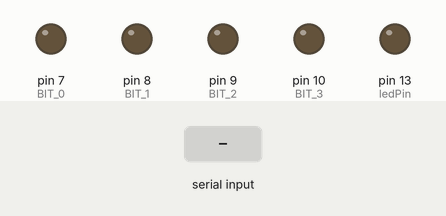
This sketch was run on a simulated Arduino Uno, built with avr-gcc and run on an emulated ATmega328P. On the bench: output pins drawn as LEDs (lit = HIGH). The test bench sets the inputs (shaded band). What the sketch prints to the serial monitor is not drawn.

Above: at 1.2 s.
1.3 s: "90,45\n" received over the second serial link
At 1.7 s:
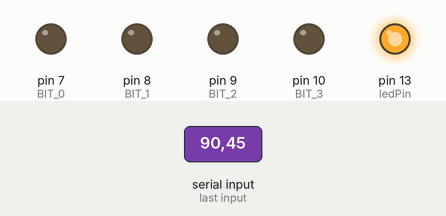
3.3 s: "1\n" received over the second serial link
At 4.9 s:
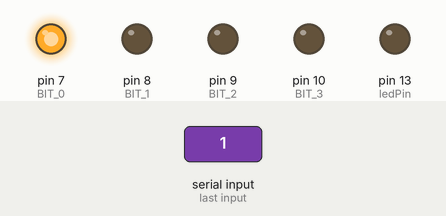
5.3 s: "2\n" received over the second serial link
At 6.4 s:
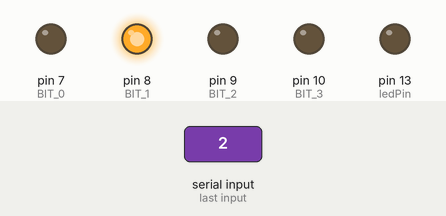
7.3 s: "3\n" received over the second serial link
At 9.0 s:
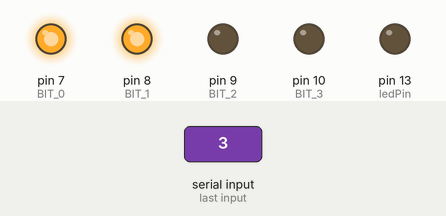
9.3 s: "4\n" received over the second serial link
At 10.6 s:
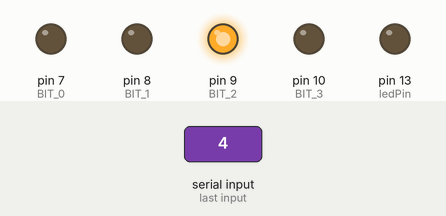
11.3 s: "5\n" received over the second serial link
At 12.2 s:
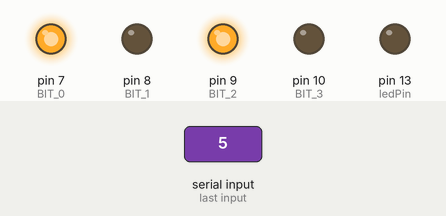
Timing chart, 0 to 14.3 s (numbered marks = the images above; inputs shaded):
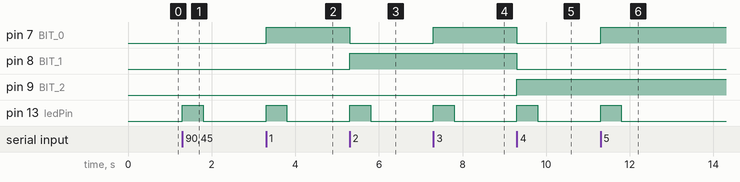

The sketch:

MAESTRO.ino
```cpp
// BLUETOOTH MODO MAESTRO
// ROLE = 1 MASTER

#include <SoftwareSerial.h>


SoftwareSerial blue(2, 3 );
// blue is the instance for use that device

// TX , RX in blue ports - RX bluetooth port to pin X in arduino
// since 3 is the port 3 in arduino , we'll send data through this port

// Buffer to store incoming commands from serial port
String inData;

//led a prender
const int ledPin =  13;       // the number of the LED pin

int BIT_0 = 7 ;
int BIT_1 = 8 ;
int BIT_2 = 9 ;
int BIT_3 = 10 ;

//valor acumulado para sumar

int storage_value = 0;


void setup(){

    // initialize the digital pin as an output.
  pinMode( BIT_0 , OUTPUT);
  pinMode( BIT_1 , OUTPUT);
  pinMode( BIT_2 , OUTPUT);
  pinMode( BIT_3 , OUTPUT);
  // initialize the LED pin as an output:
  pinMode(ledPin, OUTPUT);


  //bluetooth
  blue.begin(9600);

  Serial.begin(9600);

  Serial.println("Master waiting for receive data...");

}


void loop(){
  ReceiveMessageBlue();
}

 //********************************************************************
 //********************************************************************


/* this snippet receive data from bluetooth device
   param -
   return - void
*/

void ReceiveMessageBlue(){

          while(blue.available()> 0) {


             char recieved = blue.read();
             inData += recieved;

            // Process message when new line character is recieved
            if (recieved == '\n')
            {

            //Serial.println("*********************************************");
            //Serial.print("Master Received: ");

            //storage_value = storage_value + inData.toInt();

            TurnBits(  inData.toInt() );

            //Serial.print( "La suma de todos los datos recibidos : ");
            //Serial.println(storage_value);
            //Serial.println("*********************************************");

            inData = ""; // Clear recieved buffer

             digitalWrite(13, HIGH);   // set the LED on
             delay(500);
             digitalWrite(13, LOW);    // set the LED off


            }


          }


}


/*
this snippet convert a decimal number into a binary code and turn on the leds
*/

void TurnBits(int number){

  digitalWrite(BIT_0, LOW);   // set the LED on
  digitalWrite(BIT_1, LOW);    // set the LED off
  digitalWrite(BIT_2, LOW);   // set the LED on
  digitalWrite(BIT_3, LOW);    // set the LED off

   Serial.print(number);

 switch(number){

  case 0 :      break;

  case 1 :  digitalWrite(BIT_0, HIGH);
            break;

  case 2 :  digitalWrite(BIT_1, HIGH);
            break;

  case 3 :  digitalWrite(BIT_1, HIGH);
            digitalWrite(BIT_0, HIGH);
            break;

  case 4 :  digitalWrite(BIT_2, HIGH);
            break;

  case 5 :  digitalWrite(BIT_2, HIGH);
            digitalWrite(BIT_0, HIGH);
            break;

  case 6 :  digitalWrite(BIT_1, HIGH);
            digitalWrite(BIT_2, HIGH);
            break;

  case 7 :  digitalWrite(BIT_2, HIGH);
            digitalWrite(BIT_0, HIGH);
            digitalWrite(BIT_1, HIGH);
            break;

  case 8 :  digitalWrite(BIT_3, HIGH);
            break;

  case 9 :  digitalWrite(BIT_3, HIGH);
             digitalWrite(BIT_0, HIGH);
            break;

  case 10 :  digitalWrite(BIT_3, HIGH);
             digitalWrite(BIT_1, HIGH);
            break;

  case 11 : digitalWrite(BIT_3, HIGH);
            digitalWrite(BIT_1, HIGH);
            digitalWrite(BIT_0, HIGH);
            break;

  case 12 : digitalWrite(BIT_3, HIGH);
            digitalWrite(BIT_2, HIGH);
            break;

  case 13 :  digitalWrite(BIT_3, HIGH);
            digitalWrite(BIT_2, HIGH);
            digitalWrite(BIT_0, HIGH);
            break;

  case 14 :  digitalWrite(BIT_3, HIGH);
            digitalWrite(BIT_1, HIGH);
            digitalWrite(BIT_2, HIGH);
            break;

  case 15 :  digitalWrite(BIT_0, HIGH);
             digitalWrite(BIT_1, HIGH);
             digitalWrite(BIT_2, HIGH);
            digitalWrite(BIT_3, HIGH);
            break;
}

}
```

Measured:
- after the input at 1.3 s, pin 13 (ledPin): LOW → HIGH at once, → LOW 0.50 s later
- after the input at 3.3 s, pin 7 (BIT_0): LOW → HIGH at once; pin 13 (ledPin): LOW → HIGH at once, → LOW 0.50 s later
- after the input at 5.3 s, pin 7 (BIT_0): HIGH → LOW at once; pin 8 (BIT_1): LOW → HIGH at once; pin 13 (ledPin): LOW → HIGH at once, → LOW 0.50 s later
- after the input at 7.3 s, pin 7 (BIT_0): LOW → HIGH at once; pin 13 (ledPin): LOW → HIGH at once, → LOW 0.50 s later
- after the input at 9.3 s, pin 7 (BIT_0), pin 8 (BIT_1): HIGH → LOW at once; pin 9 (BIT_2): LOW → HIGH at once; pin 13 (ledPin): LOW → HIGH at once, → LOW 0.50 s later
- after the input at 11.3 s, pin 7 (BIT_0): LOW → HIGH at once; pin 13 (ledPin): LOW → HIGH at once, → LOW 0.50 s later
